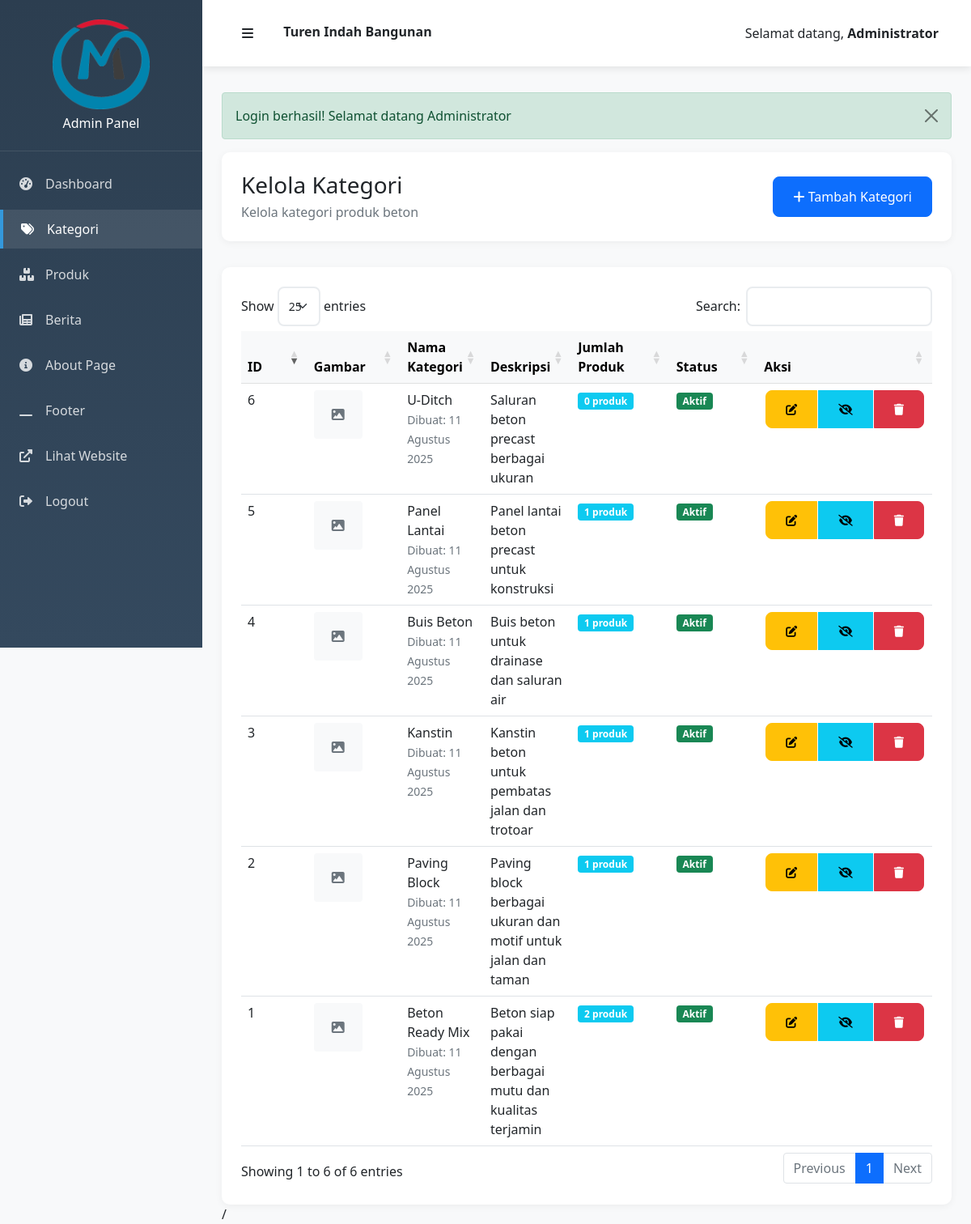
The app's page /admin/kategori.php (signed in), older data.
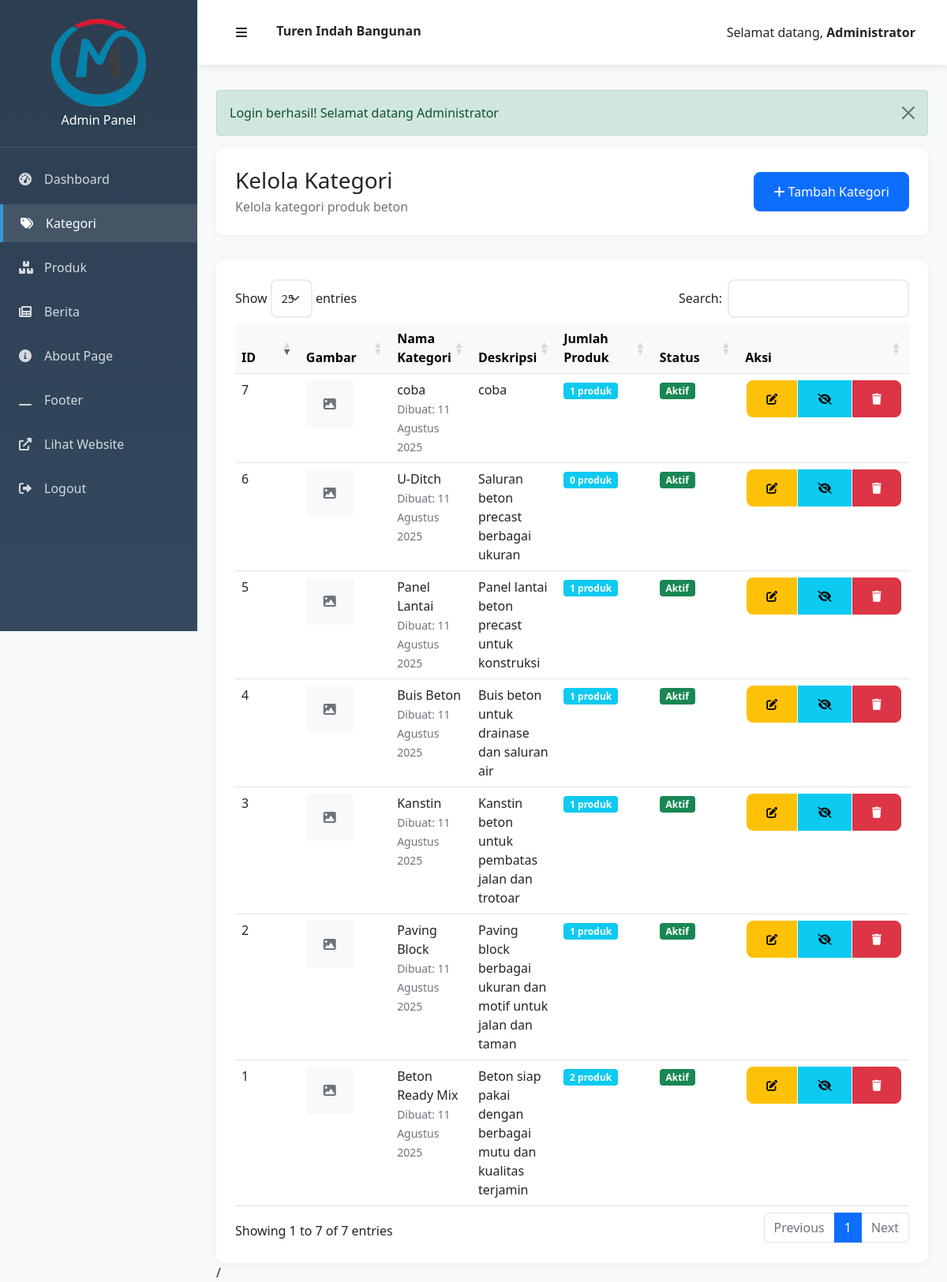
The same page, newer data.
### tables this page shows
CREATE TABLE `kategori` (
  `id` int NOT NULL AUTO_INCREMENT,
  `nama_kategori` varchar(100) NOT NULL,
  `deskripsi` text,
  `gambar` varchar(255) DEFAULT NULL,
  `status` enum('aktif','nonaktif') DEFAULT 'aktif',
  `created_at` timestamp NULL DEFAULT CURRENT_TIMESTAMP,
  `updated_at` timestamp NULL DEFAULT CURRENT_TIMESTAMP ON UPDATE CURRENT_TIMESTAMP,
  PRIMARY KEY (`id`)
);

### includes/autoload.php (called while the page is built, shortened)
<?php
spl_autoload_register(function ($className) {
    $directories = [
        'classes/',
        'models/',
        'controllers/'
    ];
    foreach ($directories as $directory) {
        $file = __DIR__ . '/../' . $directory . $className . '.php';
        if (file_exists($file)) {
            return;
        }
    }
});
?>

### classes/Database.php (called while the page is built, shortened)
<?php
class Database {
    private $host;
    private $username;
    private $password;
    private $database;
    private $connection;
    public function __construct() {
        $this->host = DB_HOST;
        $this->username = DB_USERNAME;
        $this->password = DB_PASSWORD;
        $this->database = DB_NAME;
    }
    private function connect() {
        try {
            $dsn = "mysql:host={$this->host};dbname={$this->database};charset=" . DB_CHARSET;
            $options = [
                PDO::ATTR_ERRMODE => PDO::ERRMODE_EXCEPTION,
                PDO::ATTR_DEFAULT_FETCH_MODE => PDO::FETCH_ASSOC,
                PDO::ATTR_EMULATE_PREPARES => false,
            ];
            $this->connection = new PDO($dsn, $this->username, $this->password, $options);
        } catch (PDOException $e) {
            die("Connection failed: " . $e->getMessage());
        }
    }
    public function query($sql, $params = []) {
        try {
            $stmt = $this->connection->prepare($sql);
            $stmt->execute($params);
            return $stmt;
        } catch (PDOException $e) {
            throw new Exception("Query failed: " . $e->getMessage());
        }
    }
    public function fetch($sql, $params = []) {
        $stmt = $this->query($sql, $params);
        return $stmt->fetch();
    }
    public function fetchAll($sql, $params = []) {
        $stmt = $this->query($sql, $params);
        return $stmt->fetchAll();
    }
}
?>

### includes/init.php (called while the page is built, shortened)
<?php
require_once __DIR__ . '/../config/database.php';
require_once __DIR__ . '/autoload.php';
require_once __DIR__ . '/functions.php';
try {
    $database = new Database();
} catch (Exception $e) {
    die("Database connection failed: " . $e->getMessage());
}
$kategoriModel = new Kategori($database);
?>

### models/Kategori.php (called while the page is built, shortened)
<?php
class Kategori {
    private $db;
    public function __construct($database) {
        $this->db = $database;
    }
    public function getAll() {
        $sql = "SELECT * FROM kategori ORDER BY nama_kategori ASC";
        return $this->db->fetchAll($sql);
    }
    public function getProductCount($id) {
        $sql = "SELECT COUNT(*) as count FROM produk WHERE id_kategori = ?";
        $result = $this->db->fetch($sql, [$id]);
        return $result['count'];
    }
}
?>

### includes/functions.php (called while the page is built, shortened)
<?php
function formatTanggal($date) {
    $bulan = [
        1 => 'Januari', 'Februari', 'Maret', 'April', 'Mei', 'Juni',
        'Juli', 'Agustus', 'September', 'Oktober', 'November', 'Desember'
    ];
    $timestamp = strtotime($date);
    $day = date('d', $timestamp);
    $month = $bulan[(int)date('m', $timestamp)];
    $year = date('Y', $timestamp);
    return $day . ' ' . $month . ' ' . $year;
}
?>

### admin/kategori.php (the view, shortened to what the changed rows need)
<?php
require_once '../includes/init.php';
$action = $_GET['action'] ?? 'list';
if ($action === 'list') {
    $kategoris = $kategoriModel->getAll();
}
include 'includes/header.php';
?>
<div class="page-header">
    <div class="d-flex justify-content-between align-items-center">
        <div>
            <h2 class="h3 mb-1">
                <?php if ($action === 'add'): ?>
                    Tambah Kategori
                <?php elseif ($action === 'edit'): ?>
                    Edit Kategori
                <?php else: ?>
                    Kelola Kategori
                <?php endif; ?>
            </h2>
        </div>
    </div>
</div>
<?php if ($action === 'list'): ?>
    <div class="table-container">
        <?php if (!empty($kategoris)): ?>
            <div class="table-responsive">
                <table class="table table-hover data-table">
                    <thead class="table-light">
                        <tr>
                            <th width="80">ID</th>
                            <th width="100">Gambar</th>
                            <th>Nama Kategori</th>
                            <th>Deskripsi</th>
                            <th width="120">Jumlah Produk</th>
                            <th width="100">Status</th>
                            <th width="150">Aksi</th>
                        </tr>
                    </thead>
                    <tbody>
                        <?php foreach ($kategoris as $kat): ?>
                            <tr>
                                <td><?= $kat['id'] ?></td>
                                <td>
                                    <?php if ($kat['gambar']): ?>
                                        <img src="<?= KATEGORI_IMG_URL . $kat['gambar'] ?>"
                                             alt="<?= htmlspecialchars($kat['nama_kategori']) ?>"
                                             class="rounded" width="60" height="60" style="object-fit: cover;">
                                    <?php else: ?>
                                        <div class="bg-light rounded d-flex align-items-center justify-content-center"
                                             style="width: 60px; height: 60px;">
                                            <i class="fas fa-image text-muted"></i>
                                        </div>
                                    <?php endif; ?>
                                </td>
                                <td>
                                    <div class="fw-medium"><?= htmlspecialchars($kat['nama_kategori']) ?></div>
                                    <small class="text-muted">Dibuat: <?= formatTanggal($kat['created_at']) ?></small>
                                </td>
                                <td>
                                    <?php if ($kat['deskripsi']): ?>
                                        <?= htmlspecialchars(substr($kat['deskripsi'], 0, 100)) ?>
                                    <?php else: ?>
                                        <span class="text-muted">-</span>
                                    <?php endif; ?>
                                </td>
                                <td>
                                    <span class="badge bg-info">
                                        <?= $kategoriModel->getProductCount($kat['id']) ?> produk
                                    </span>
                                </td>
                                <td>
                                    <span class="badge <?= $kat['status'] === 'aktif' ? 'bg-success' : 'bg-secondary' ?>">
                                        <?= ucfirst($kat['status']) ?>
                                    </span>
                                </td>
                                <td>
                                    <div class="btn-group" role="group">
                                        <a href="kategori.php?action=edit&id=<?= $kat['id'] ?>"
                                           class="btn btn-warning btn-action" title="Edit">
                                            <i class="fas fa-edit"></i>
                                        </a>
                                        <a href="kategori.php?action=toggle_status&id=<?= $kat['id'] ?>"
                                           class="btn btn-info btn-action"
                                           title="<?= $kat['status'] === 'aktif' ? 'Nonaktifkan' : 'Aktifkan' ?>">
                                            <i class="fas fa-<?= $kat['status'] === 'aktif' ? 'eye-slash' : 'eye' ?>"></i>
                                        </a>
                                        <button class="btn btn-danger btn-action"
                                                onclick="confirmDelete('kategori.php?action=delete&id=<?= $kat['id'] ?>', '<?= htmlspecialchars($kat['nama_kategori']) ?>')"
                                                title="Hapus">
                                            <i class="fas fa-trash"></i>
                                        </button>
                                    </div>
                                </td>
                            </tr>
                        <?php endforeach; ?>
                    </tbody>
                </table>
            </div>
        <?php endif; ?>
    </div>
<?php endif; ?>
<?php include 'includes/footer.php'; ?>

Row changes from the older to the newer data that the page shows:
added kategori: id "7", nama_kategori "coba", created_at "11 Agustus 2025", deskripsi "coba", ProductCount "1", status "Aktif"
Text that changed along with them:
text written by a page script: "Show entries Search: Showing 1 to 6 of 6 entries Previous 1 Next" → "Show entries Search: Showing 1 to 7 of 7 entries Previous 1 Next"
